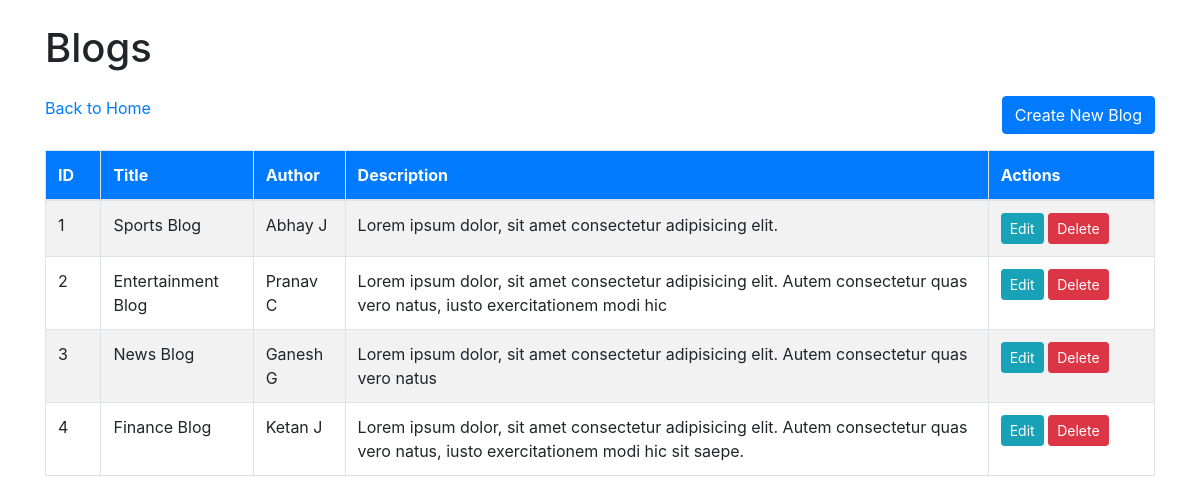
Screenshot of /index.php/admin with the database file from the repository.
### tables this page shows
CREATE TABLE `blogs` (
  `id` int(11) NOT NULL,
  `title` varchar(255) NOT NULL,
  `short_content` text NOT NULL,
  `content` text NOT NULL,
  `author` varchar(100) NOT NULL,
  `category` varchar(100) NOT NULL,
  `image` varchar(255) DEFAULT NULL,
  `meta_title` varchar(255) DEFAULT NULL,
  `meta_keywords` text DEFAULT NULL,
  `meta_description` text DEFAULT NULL,
  `created_at` timestamp NOT NULL DEFAULT current_timestamp()
);

### application/controllers/Admin.php (called while the page is built, shortened)
<?php
class Admin extends CI_Controller
{
    public function __construct()
    {
        $this->load->model('Admin_model');
    }
    public function index()
    {
        $data['blogs'] = $this->Admin_model->get_all_blogs();
        $this->load->view('admin/list', $data);
    }
}
?>

### index.php (called while the page is built, shortened)
<?php
require_once BASEPATH.'core/CodeIgniter.php';

### application/models/Admin_model.php (called while the page is built, shortened)
<?php
class Admin_model extends CI_Model
{
    public function get_all_blogs()
    {
        $query = $this->db->get('blogs');
        return $query->result_array();
    }
}
?>

### application/views/admin/list.php (the view, shortened to what this page needs)
<!DOCTYPE html>
<html lang="en">
<head>
    <link rel="stylesheet" href="https://maxcdn.bootstrapcdn.com/bootstrap/4.5.2/css/bootstrap.min.css">
</head>
<body>
    <div class="container">
        <h1 class="my-4">Blogs</h1>
        <a href="#" id="createNewBlogBtn" class="btn btn-primary mb-3" style="float: right">Create New Blog</a>
        <a href="<?= base_url(); ?>" class="back-to-grid mb-3">Back to Home</a>
        <table class="table table-bordered table-hover table-striped">
            <thead class="bg-primary text-white">
                <tr>
                    <th width="5%">ID</th>
                    <th>Title</th>
                    <th>Author</th>
                    <th>Description</th>
                    <th width="15%">Actions</th>
                </tr>
            </thead>
            <tbody>
                <?php
                if(!empty($blogs)) {
                foreach ($blogs as $blog): ?>
                    <tr>
                        <td><?= $blog['id'] ?></td>
                        <td><?= $blog['title'] ?></td>
                        <td><?= $blog['author'] ?></td>
                        <td><?= $blog['short_content'] ?></td>
                        <td>
                            <a href="<?= base_url('admin/edit/' . $blog['id']) ?>" class="btn btn-sm btn-info editBlogBtn">Edit</a>
                            <a href="<?= base_url('admin/delete/' . $blog['id']) ?>" class="btn btn-sm btn-danger deleteBlogBtn">Delete</a>
                        </td>
                    </tr>
                <?php endforeach;
                } else { ?>
                    <tr>
                        <td colspan="5" class="text-center">No records found</td>
                    </tr>
                <?php } ?>
            </tbody>
        </table>
    </div>
</body>
</html>

### rows the page displays
blogs: id "1", title "Sports Blog", author "Abhay J", short_content "Lorem ipsum dolor, sit amet consectetur adipisicing elit."
blogs: id "2", title "Entertainment Blog", author "Pranav C", short_content "Lorem ipsum dolor, sit amet consectetur adipisicing elit. Autem consectetur quas vero natus, iusto exercitationem modi hic"
blogs: id "3", title "News Blog", author "Ganesh G", short_content "Lorem ipsum dolor, sit amet consectetur adipisicing elit. Autem consectetur quas vero natus"
blogs: id "4", title "Finance Blog", author "Ketan J", short_content "Lorem ipsum dolor, sit amet consectetur adipisicing elit. Autem consectetur quas vero natus, iusto exercitationem modi hic sit saepe."
